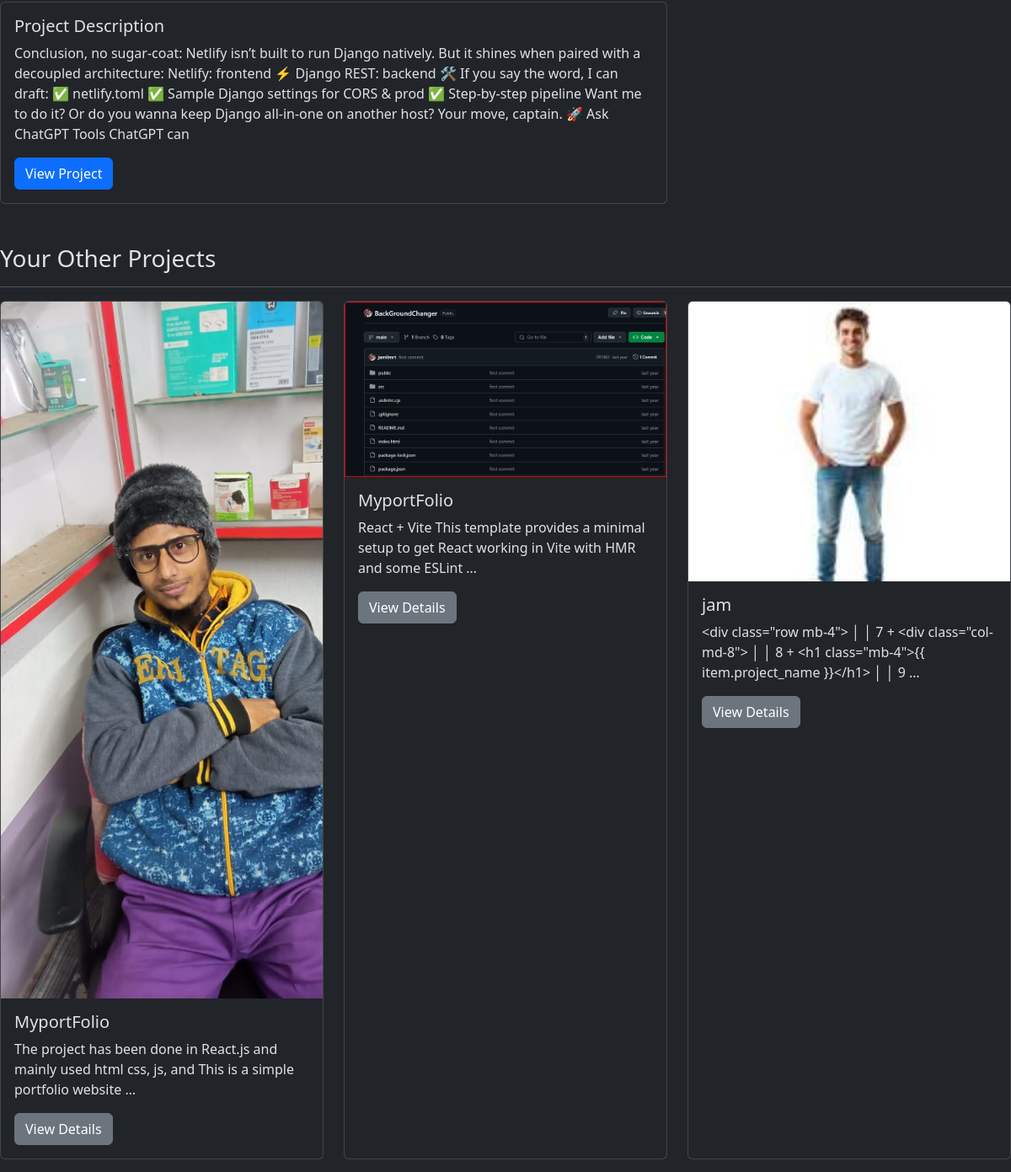
The page /list_item9/ (signed in, middle part) on the database as committed earlier.
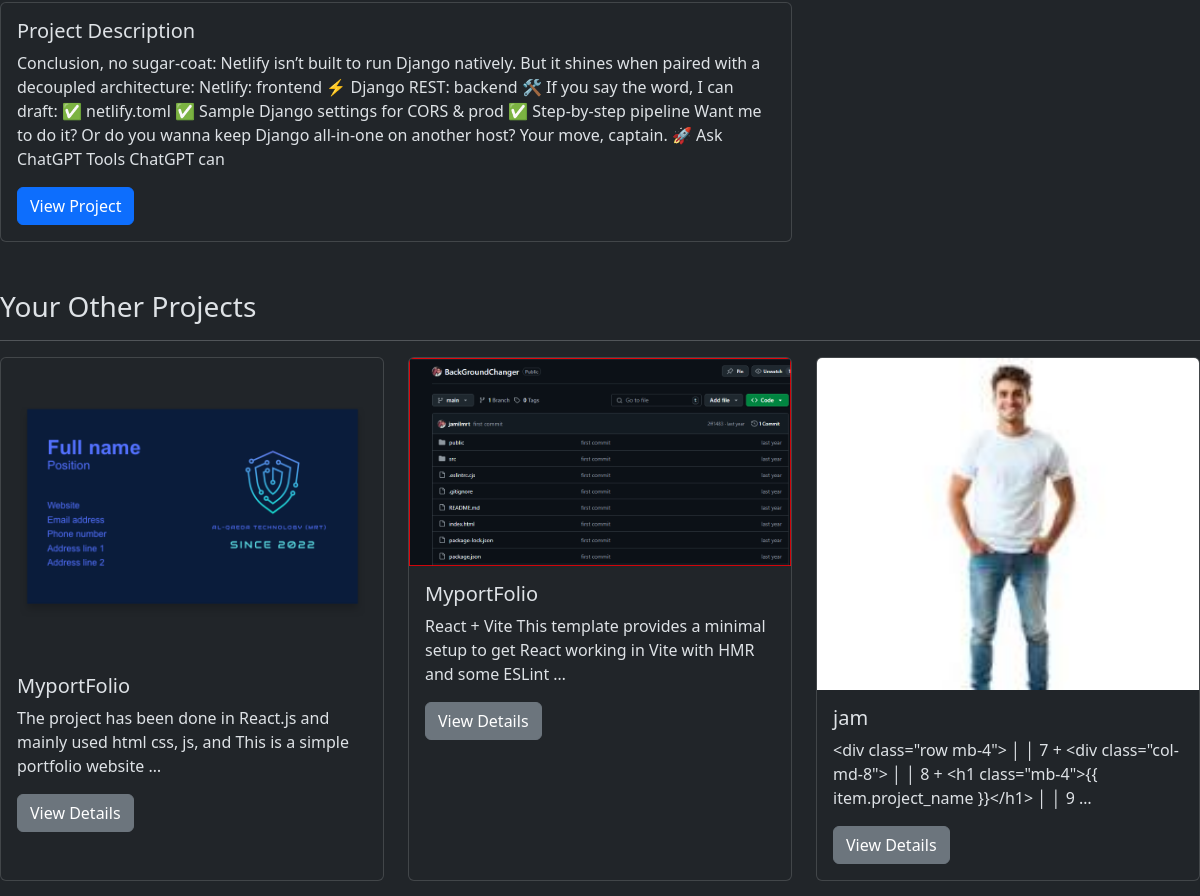
The same page on the database as committed later.
### myapp/models.py (models this page shows, shortened)
class Project(models.Model):
    project_name = models.CharField(max_length=100)
    project_description = models.TextField()
    project_image = models.ImageField(upload_to='project_images/')
    project_link = models.URLField()
    user = models.ForeignKey(User, on_delete=models.CASCADE, related_name='projects')
    created_at = models.DateTimeField(auto_now_add=True)
    updated_at = models.DateTimeField(auto_now=True)

### myapp/views.py (the view)
# urls.py: path('list_item<int:pk>/', views.listItem, name='list_item'),
def listItem(request, pk):
    project = get_object_or_404(Project, pk=pk)
    person = Person.objects.filter(user=request.user).first()
    context = {'project': project, 'person': person}
    return render(request, 'list_item.html', context)

### myapp/templates/list_item.html (shortened to what this page needs)
{% extends "layout.html" %}
{% block content %}
       <div class="row mb-4">
         <div class="col-md-8">
             <div class="card mb-4">
                 <div class="card-body">
                     <h5 class="card-title">Project Description</h5>
                     <p class="card-text">{{ project.project_description }}</p>
                     {% if project.project_link %}
                         <a href="{{ project.project_link }}" class="btn btn-primary" target="_blank">View Project</a>
                     {% endif %}
                 </div>
             </div>
         </div>
         <div class="col-md-4">
         </div>
     </div>
     {% if request.user.is_authenticated and request.user.projects.count > 1 %}
     <div class="mb-4">
         <h3>Your Other Projects</h3>
         <hr>
         <div class="row">
             {% for user_project in request.user.projects.all %}
                 {% if user_project.id != project.id %}
                     <div class="col-md-4 mb-3">
                         <div class="card h-100">
                             {% if user_project.project_image %}
                                 <img src="{{ user_project.project_image.url }}" class="card-img-top" alt="{{ user_project.project_name }}">
                             {% endif %}
                             <div class="card-body">
                                 <h5 class="card-title">{{ user_project.project_name }}</h5>
                                 <p class="card-text">{{ user_project.project_description|truncatewords:20 }}</p>
                                 <a href="{% url 'list_item' user_project.id %}" class="btn btn-secondary">View Details</a>
                             </div>
                         </div>
                     </div>
                 {% endif %}
             {% endfor %}
         </div>
     </div>
     {% endif %}
{% endblock content %}

Rows that differ between the two databases and show on the page:
changed Project (number 2 of 4 on the later page): project_image: a different picture
